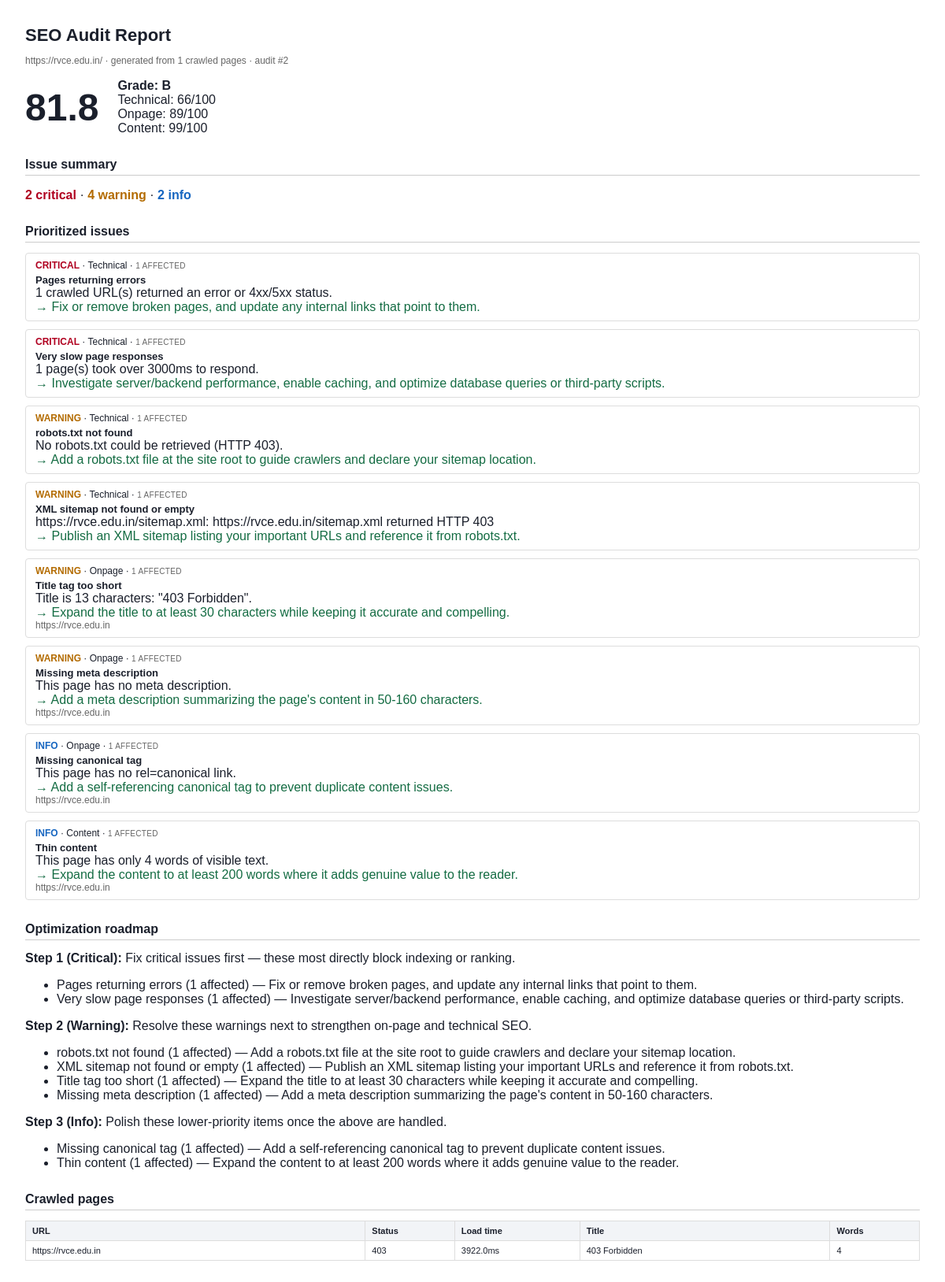
/audits/2/report.html, run on the app's committed database.
### tables this page shows
CREATE TABLE audits (
    id INTEGER PRIMARY KEY AUTOINCREMENT,
    root_url TEXT NOT NULL,
    status TEXT NOT NULL DEFAULT 'running',
    started_at REAL NOT NULL,
    finished_at REAL,
    pages_crawled INTEGER DEFAULT 0,
    max_pages INTEGER DEFAULT 0,
    overall_score REAL,
    category_scores TEXT,
    error TEXT
);

CREATE TABLE issues (
    id INTEGER PRIMARY KEY AUTOINCREMENT,
    audit_id INTEGER NOT NULL REFERENCES audits(id) ON DELETE CASCADE,
    category TEXT NOT NULL,
    severity TEXT NOT NULL,
    title TEXT NOT NULL,
    description TEXT NOT NULL,
    recommendation TEXT NOT NULL,
    page_url TEXT,
    affected_count INTEGER DEFAULT 1
);

CREATE TABLE pages (
    id INTEGER PRIMARY KEY AUTOINCREMENT,
    audit_id INTEGER NOT NULL REFERENCES audits(id) ON DELETE CASCADE,
    url TEXT NOT NULL,
    status_code INTEGER,
    redirect_chain TEXT,
    load_time_ms REAL,
    title TEXT,
    meta_description TEXT,
    h1_count INTEGER,
    word_count INTEGER,
    canonical TEXT,
    is_indexable INTEGER,
    internal_links INTEGER,
    external_links INTEGER,
    broken_links INTEGER,
    missing_alt_count INTEGER,
    images_count INTEGER,
    content_hash TEXT
);

### seoscope/app.py (the view)
@app.get("/audits/{audit_id}/report.html", response_class=HTMLResponse)
def audit_report_html(request: Request, audit_id: int):
    audit = db.get_audit(audit_id)
    if not audit or audit["status"] != "completed":
        return HTMLResponse("Audit not available", status_code=404)
    context = _dashboard_context(request, audit)
    return templates.TemplateResponse("report.html", context)

### templates/report.html (shortened to what this page needs)
<!doctype html>
<html lang="en">
<head>
</head>
<body>
  <h1>SEO Audit Report</h1>
  <p class="muted">{{ audit.root_url }} &middot; generated from {{ audit.pages_crawled }} crawled pages &middot; audit #{{ audit.id }}</p>
  <div class="score-block">
    <div class="score-number">{{ audit.overall_score }}</div>
    <div>
      <div><strong>Grade: {{ audit.overall_score | grade }}</strong></div>
      {% for cat, score in category_scores.items() %}
      <div>{{ cat|capitalize }}: {{ (score ~ '/100') if score is not none else 'No data (no pages could be analyzed)' }}</div>
      {% endfor %}
    </div>
  </div>
  <h2>Issue summary</h2>
  <p>
    <span class="sev-critical">{{ severity_counts.critical }} critical</span> &middot;
    <span class="sev-warning">{{ severity_counts.warning }} warning</span> &middot;
    <span class="sev-info">{{ severity_counts.info }} info</span>
  </p>
  <h2>Prioritized issues</h2>
  {% for issue in issues %}
  <div class="issue-card">
    <div class="issue-head">
      <span class="sev-{{ issue.severity }}">{{ issue.severity|upper }}</span>
      &middot; {{ issue.category|capitalize }}
      &middot; <span class="issue-meta">{{ issue.affected_count }} affected</span>
    </div>
    <div class="issue-title"><strong>{{ issue.title }}</strong></div>
    <div>{{ issue.description }}</div>
    <div class="recommendation">→ {{ issue.recommendation }}</div>
    {% if issue.page_url %}<div class="muted">{{ issue.page_url }}</div>{% endif %}
  </div>
  {% endfor %}
  <h2>Optimization roadmap</h2>
  {% for step in roadmap %}
  <div class="roadmap-step">
    <strong>Step {{ step.step }} ({{ step.severity|capitalize }}):</strong> {{ step.intro }}
    <ul>
      {% for action in step.actions %}
      <li>{{ action.title }} ({{ action.affected_count }} affected) — {{ action.recommendation }}</li>
      {% endfor %}
    </ul>
  </div>
  {% endfor %}
  <h2>Crawled pages</h2>
  <table class="pages-table">
    <colgroup>
      <col width="38%"><col width="10%"><col width="14%"><col width="28%"><col width="10%">
    </colgroup>
    <thead><tr>
      <th>URL</th><th>Status</th><th>Load time</th><th>Title</th><th>Words</th>
    </tr></thead>
    <tbody>
      {% for p in pages %}
      <tr>
        <td>{{ p.url }}</td>
        <td>{{ p.status_code or 'error' }}</td>
        <td>{{ (p.load_time_ms or 0) | round(0) }}ms</td>
        <td>{{ p.title or '—' }}</td>
        <td>{{ p.word_count or 0 }}</td>
      </tr>
      {% endfor %}
    </tbody>
  </table>
</body>
</html>

### templates/report.html (style rules this page uses)
body { font-family: Helvetica, Arial, sans-serif; color: #1a1f2b; margin: 32px; }
h1 { font-size: 22px; margin-bottom: 4px; }
h2 { font-size: 16px; border-bottom: 1px solid #ccc; padding-bottom: 4px; margin-top: 28px; }
.muted { color: #666; font-size: 12px; }
.score-block { display: flex; align-items: center; gap: 24px; margin: 16px 0; }
.score-number { font-size: 48px; font-weight: bold; }
table { width: 100%; border-collapse: collapse; margin-top: 8px; font-size: 11px; }
th, td { border: 1px solid #ddd; padding: 6px 8px; text-align: left; vertical-align: top; }
th { background: #f2f4f7; }
.sev-critical { color: #b00020; font-weight: bold; }
.sev-warning { color: #b36b00; font-weight: bold; }
.sev-info { color: #1565c0; font-weight: bold; }
.roadmap-step { margin-top: 12px; }
.recommendation { color: #146c43; }
.issue-card { border: 1px solid #ddd; border-radius: 4px; padding: 8px 12px; margin-top: 10px; }
.issue-head { font-size: 12px; margin-bottom: 4px; }
.issue-title { font-size: 13px; }
.issue-meta { color: #666; font-size: 10px; text-transform: uppercase; letter-spacing: 0.3px; }

### data on the page
audits: root_url "https://rvce.edu.in/", pages_crawled "1", id "2", overall_score "81.8", overall_score|grade "B"
issues: severity "CRITICAL", category "Technical", affected_count "1", title "Pages returning errors", description "1 crawled URL(s) returned an error or 4xx/5xx status.", recommendation "Fix or remove broken pages, and update any internal links that point to them."
issues: severity "CRITICAL", category "Technical", affected_count "1", title "Very slow page responses", description "1 page(s) took over 3000ms to respond.", recommendation "Investigate server/backend performance, enable caching, and optimize database queries or third-party scripts."
issues: severity "WARNING", category "Technical", affected_count "1", title "robots.txt not found", description "No robots.txt could be retrieved (HTTP 403).", recommendation "Add a robots.txt file at the site root to guide crawlers and declare your sitemap location."
issues: severity "WARNING", category "Technical", affected_count "1", title "XML sitemap not found or empty", description "https://rvce.edu.in/sitemap.xml: https://rvce.edu.in/sitemap.xml returned HTTP 403", recommendation "Publish an XML sitemap listing your important URLs and reference it from robots.txt."
issues: severity "WARNING", category "Onpage", affected_count "1", title "Title tag too short", description "Title is 13 characters: \"403 Forbidden\".", recommendation "Expand the title to at least 30 characters while keeping it accurate and compelling.", page_url "https://rvce.edu.in"
issues: severity "WARNING", category "Onpage", affected_count "1", title "Missing meta description", description "This page has no meta description.", recommendation "Add a meta description summarizing the page's content in 50-160 characters.", page_url "https://rvce.edu.in"
issues: severity "INFO", category "Onpage", affected_count "1", title "Missing canonical tag", description "This page has no rel=canonical link.", recommendation "Add a self-referencing canonical tag to prevent duplicate content issues.", page_url "https://rvce.edu.in"
issues: severity "INFO", category "Content", affected_count "1", title "Thin content", description "This page has only 4 words of visible text.", recommendation "Expand the content to at least 200 words where it adds genuine value to the reader.", page_url "https://rvce.edu.in"
pages: url "https://rvce.edu.in", status_code "403", load_time_ms "3922.0", title "403 Forbidden", word_count "4"

### other printed values
{{ cat|capitalize }} "Technical" "Onpage" "Content"
{{ severity_counts.critical }} "2"
{{ severity_counts.warning }} "4"
{{ severity_counts.info }} "2"
{{ step.step }} "1" "2" "3"
{{ step.severity|capitalize }} "Critical" "Warning" "Info"
{{ step.intro }} "Fix critical issues first — these most directly block indexing or ranking." "Resolve these warnings next to strengthen on-page and technical SEO." "Polish these lower-priority items once the above are handled."
